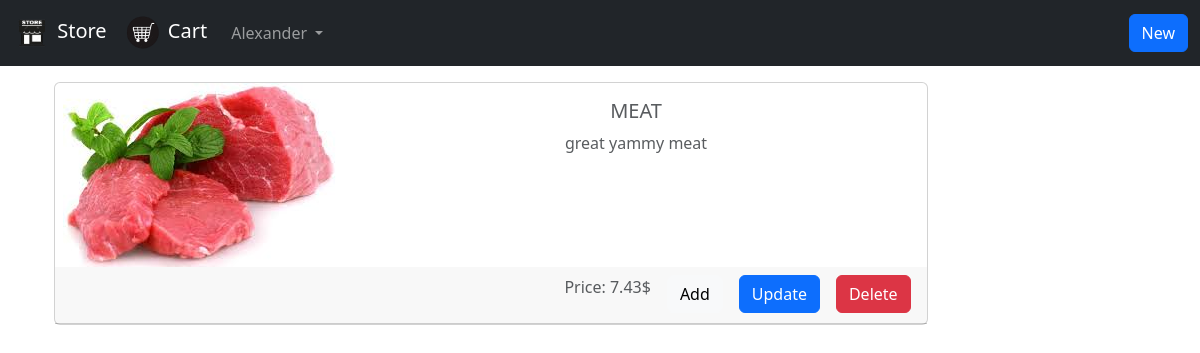
The page /stuff/6/detail/ (signed in) on the database its author committed.
### users/models.py (models this page shows)
class User(AbstractUser):
	pass

### shop/models.py (models this page shows, shortened)
class Stuff(models.Model):
	title = models.CharField(max_length = 255)
	body = models.TextField()
	image = models.ImageField(upload_to = "media/")
	price = models.DecimalField(max_digits = 5, decimal_places = 2)

### shop/views.py (the view)
# urls.py: path('<int:pk>/detail/', views.StuffDetailView.as_view(), name = 'stuff_detail'),
class StuffDetailView(LoginRequiredMixin, DetailView):
	model = models.Stuff
	template_name = 'stuff_detail.html'
	success_url = reverse_lazy('stuff_list')
	login_url = 'login'

### templates/stuff_detail.html
{% extends 'base.html' %}
{% block content %}
	<div class="card mb-3 text-center text-muted " style="max-width: 80%;">
	    <div class="row g-0">
	    	<div class="col-md-4">
	      		<img src="/media/{{ stuff.image }}" class="img-fluid rounded-start" alt="Stuff image">
	    	</div>
	    	<div class="col-md-8">
	      		<div class="card-body">
	        		<h5 class="card-title">{{ stuff.title }}</h5>
	        		<p class="card-text">{{ stuff.body }}</p>
	      		</div>
	    	</div>
	    </div>
	    <div class="card-header d-flex justify-content-end">
			<ul class="nav nav-pills card-header-pills ">
 				<li class="nav-item px-2">
    				<p>Price: {{ stuff.price }}$</p>
  				</li>
  				<li class="nav-item px-2">
    				<a class="btn btn-light" href="#">Add</a>
  				</li>
  				<li class="nav-item px-2">
    				<a class="btn btn-primary" href="{% url 'stuff_update' stuff.pk%}">Update</a>
  				</li>
   				<li class="nav-item px-2">
    				<a class="btn btn-danger" href="{% url 'stuff_delete' stuff.pk%}">Delete</a>
  				</li>
			</ul>
		</div>
	</div>
{% endblock %}

### templates/base.html (shortened to what this page needs)
<!DOCTYPE html>
<html>
	  <head>
		    <link href="https://cdn.jsdelivr.net/npm/bootstrap@5.3.3/dist/css/bootstrap.min.css" rel="stylesheet">
	  </head>
    <body>
        <nav class="navbar navbar-expand-lg navbar-dark bg-dark">
            <div class="container-fluid">
                <a class="navbar-brand" href="{% url 'home' %}">
                    <img src="\media\logo.png" alt="" width="40" height="40">
                    Store
                </a>
                <a class="navbar-brand" href="{% url 'cart' %}">
                    <img src="\media\cart.png" alt="" width="40" height="40">
                    Cart
                </a>
                <div class="collapse navbar-collapse" id="navbarSupportedContent">
                    {% if user.is_authenticated %}
                        <ul class="navbar-nav me-auto mb-2 mb-lg-0">
                            <li class="nav-item dropdown">
                                <a class="nav-link dropdown-toggle" href="#" role="button" data-bs-toggle="dropdown" aria-expanded="false">
                                    {{ user.username }}
                                </a>
                            </li>
                        </ul>
                    {% endif %}
                    <a class = "btn btn-primary" href = "{% url 'stuff_create' %}">New</a>
                </div>
            </div>
        </nav>
        <div class="container px-4 p-3">
            {% block content %}
            {% endblock %}
        </div>
    </body>
</html>

### rows shown on the page
User: username "Alexander"
Stuff: image (picture), title "MEAT", body "great yammy meat", price "7.43"
